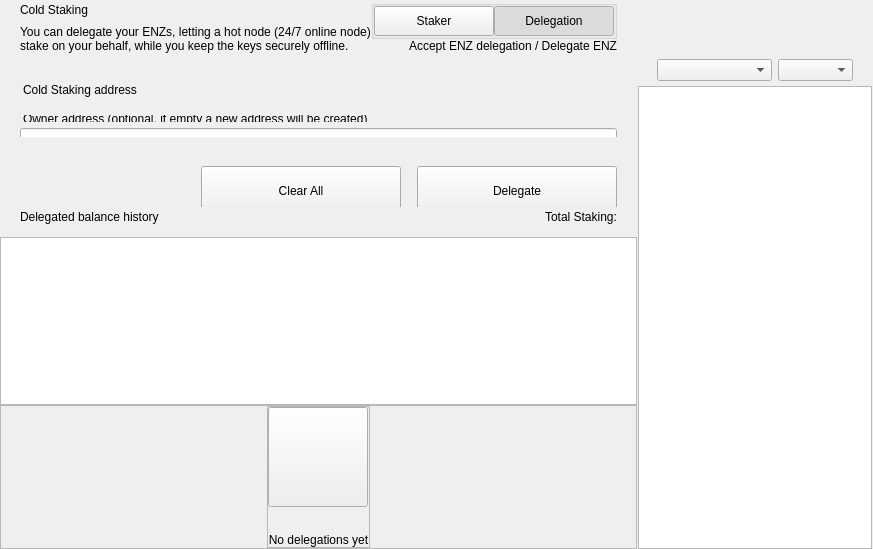
<?xml version="1.0" encoding="UTF-8"?>
<ui version="4.0">
 <class>ColdStakingWidget</class>
 <widget class="QWidget" name="ColdStakingWidget">
  <property name="geometry">
   <rect>
    <x>0</x>
    <y>0</y>
    <width>629</width>
    <height>549</height>
   </rect>
  </property>
  <property name="windowTitle">
   <string>Form</string>
  </property>
  <layout class="QHBoxLayout" name="horizontalLayout_1" stretch="2,1">
   <property name="spacing">
    <number>0</number>
   </property>
   <property name="leftMargin">
    <number>0</number>
   </property>
   <property name="topMargin">
    <number>0</number>
   </property>
   <property name="rightMargin">
    <number>0</number>
   </property>
   <property name="bottomMargin">
    <number>0</number>
   </property>
   <item>
    <widget class="QWidget" name="left" native="true">
     <layout class="QVBoxLayout" name="verticalLayout_3">
      <property name="leftMargin">
       <number>0</number>
      </property>
      <property name="topMargin">
       <number>0</number>
      </property>
      <property name="rightMargin">
       <number>0</number>
      </property>
      <property name="bottomMargin">
       <number>0</number>
      </property>
      <item>
       <layout class="QVBoxLayout" name="verticalLayout_2">
        <property name="spacing">
         <number>0</number>
        </property>
        <item>
         <layout class="QVBoxLayout" name="verticalLayoutTop">
          <property name="spacing">
           <number>0</number>
          </property>
          <property name="leftMargin">
           <number>0</number>
          </property>
          <property name="rightMargin">
           <number>0</number>
          </property>
          <item>
           <widget class="QWidget" name="containerTitle" native="true">
            <property name="sizePolicy">
             <sizepolicy hsizetype="Preferred" vsizetype="Minimum">
              <horstretch>0</horstretch>
              <verstretch>0</verstretch>
             </sizepolicy>
            </property>
            <property name="maximumSize">
             <size>
              <width>16777215</width>
              <height>100</height>
             </size>
            </property>
            <layout class="QHBoxLayout" name="containerTitleLayout">
             <property name="spacing">
              <number>0</number>
             </property>
             <property name="leftMargin">
              <number>20</number>
             </property>
             <property name="topMargin">
              <number>0</number>
             </property>
             <property name="rightMargin">
              <number>20</number>
             </property>
             <property name="bottomMargin">
              <number>0</number>
             </property>
             <item>
              <layout class="QVBoxLayout" name="verticalLayout11">
               <property name="spacing">
                <number>5</number>
               </property>
               <item>
                <widget class="QLabel" name="labelTitle">
                 <property name="text">
                  <string>Cold Staking</string>
                 </property>
                </widget>
               </item>
               <item>
                <widget class="QLabel" name="labelSubtitle1">
                 <property name="maximumSize">
                  <size>
                   <width>16777215</width>
                   <height>16777215</height>
                  </size>
                 </property>
                 <property name="text">
                  <string>You can delegate your ENZs, letting a hot node (24/7 online node)
stake on your behalf, while you keep the keys securely offline.</string>
                 </property>
                </widget>
               </item>
              </layout>
             </item>
             <item>
              <spacer name="horizontalSpacer">
               <property name="orientation">
                <enum>Qt::Horizontal</enum>
               </property>
               <property name="sizeHint" stdset="0">
                <size>
                 <width>40</width>
                 <height>20</height>
                </size>
               </property>
              </spacer>
             </item>
             <item>
              <widget class="QWidget" name="containerViewPrivacyChecks" native="true">
               <layout class="QVBoxLayout" name="containerPrivacyChecks">
                <property name="spacing">
                 <number>0</number>
                </property>
                <property name="leftMargin">
                 <number>0</number>
                </property>
                <property name="topMargin">
                 <number>0</number>
                </property>
                <property name="rightMargin">
                 <number>0</number>
                </property>
                <property name="bottomMargin">
                 <number>0</number>
                </property>
                <item alignment="Qt::AlignHCenter|Qt::AlignVCenter">
                 <widget class="QGroupBox" name="groupBox">
                  <property name="title">
                   <string/>
                  </property>
                  <layout class="QHBoxLayout" name="horizontalLayout_2_1">
                   <property name="spacing">
                    <number>0</number>
                   </property>
                   <property name="leftMargin">
                    <number>0</number>
                   </property>
                   <property name="topMargin">
                    <number>0</number>
                   </property>
                   <property name="rightMargin">
                    <number>0</number>
                   </property>
                   <property name="bottomMargin">
                    <number>0</number>
                   </property>
                   <item>
                    <widget class="QPushButton" name="pushLeft">
                     <property name="minimumSize">
                      <size>
                       <width>120</width>
                       <height>30</height>
                      </size>
                     </property>
                     <property name="maximumSize">
                      <size>
                       <width>120</width>
                       <height>30</height>
                      </size>
                     </property>
                     <property name="focusPolicy">
                      <enum>Qt::NoFocus</enum>
                     </property>
                     <property name="text">
                      <string>Staker</string>
                     </property>
                     <property name="checkable">
                      <bool>true</bool>
                     </property>
                     <property name="autoExclusive">
                      <bool>true</bool>
                     </property>
                    </widget>
                   </item>
                   <item>
                    <widget class="QPushButton" name="pushRight">
                     <property name="minimumSize">
                      <size>
                       <width>120</width>
                       <height>30</height>
                      </size>
                     </property>
                     <property name="maximumSize">
                      <size>
                       <width>120</width>
                       <height>30</height>
                      </size>
                     </property>
                     <property name="focusPolicy">
                      <enum>Qt::NoFocus</enum>
                     </property>
                     <property name="text">
                      <string>Delegation</string>
                     </property>
                     <property name="checkable">
                      <bool>true</bool>
                     </property>
                     <property name="checked">
                      <bool>true</bool>
                     </property>
                     <property name="autoExclusive">
                      <bool>true</bool>
                     </property>
                    </widget>
                   </item>
                  </layout>
                 </widget>
                </item>
                <item alignment="Qt::AlignTop">
                 <widget class="QLabel" name="labelSubtitle2">
                  <property name="text">
                   <string>Accept ENZ delegation / Delegate ENZ</string>
                  </property>
                  <property name="alignment">
                   <set>Qt::AlignRight|Qt::AlignTrailing|Qt::AlignVCenter</set>
                  </property>
                 </widget>
                </item>
               </layout>
              </widget>
             </item>
            </layout>
           </widget>
          </item>
          <item>
           <spacer name="verticalSpacer_2">
            <property name="orientation">
             <enum>Qt::Vertical</enum>
            </property>
            <property name="sizeType">
             <enum>QSizePolicy::Fixed</enum>
            </property>
            <property name="sizeHint" stdset="0">
             <size>
              <width>20</width>
              <height>30</height>
             </size>
            </property>
           </spacer>
          </item>
          <item>
           <widget class="QWidget" name="containerSend" native="true">
            <property name="minimumSize">
             <size>
              <width>0</width>
              <height>50</height>
             </size>
            </property>
            <layout class="QVBoxLayout" name="containerSendRow">
             <property name="spacing">
              <number>6</number>
             </property>
             <property name="leftMargin">
              <number>0</number>
             </property>
             <property name="topMargin">
              <number>0</number>
             </property>
             <property name="rightMargin">
              <number>0</number>
             </property>
             <property name="bottomMargin">
              <number>0</number>
             </property>
             <item>
              <widget class="QLabel" name="labelEditTitle">
               <property name="maximumSize">
                <size>
                 <width>16777215</width>
                 <height>30</height>
                </size>
               </property>
               <property name="styleSheet">
                <string notr="true">padding-left:20px; padding-bottom:3px;</string>
               </property>
               <property name="text">
                <string>Cold Staking address</string>
               </property>
              </widget>
             </item>
             <item>
              <spacer name="verticalSpacer_6">
               <property name="orientation">
                <enum>Qt::Vertical</enum>
               </property>
               <property name="sizeType">
                <enum>QSizePolicy::Fixed</enum>
               </property>
               <property name="sizeHint" stdset="0">
                <size>
                 <width>20</width>
                 <height>9</height>
                </size>
               </property>
              </spacer>
             </item>
             <item>
              <widget class="QWidget" name="containerOwner" native="true">
               <layout class="QVBoxLayout" name="vContainerOwner">
                <property name="spacing">
                 <number>4</number>
                </property>
                <property name="leftMargin">
                 <number>20</number>
                </property>
                <property name="topMargin">
                 <number>0</number>
                </property>
                <property name="rightMargin">
                 <number>20</number>
                </property>
                <property name="bottomMargin">
                 <number>0</number>
                </property>
                <item>
                 <widget class="QLabel" name="labelSubtitleDescription">
                  <property name="maximumSize">
                   <size>
                    <width>16777215</width>
                    <height>20</height>
                   </size>
                  </property>
                  <property name="styleSheet">
                   <string notr="true">margin-bottom:2px;
                   margin-left:0.05px;
                   padding:0px;</string>
                  </property>
                  <property name="text">
                   <string>Owner address (optional, if empty a new address will be created)</string>
                  </property>
                 </widget>
                </item>
                <item>
                 <widget class="QLineEdit" name="lineEditOwnerAddress">
                  <property name="minimumSize">
                   <size>
                    <width>0</width>
                    <height>50</height>
                   </size>
                  </property>
                  <property name="maximumSize">
                   <size>
                    <width>16777215</width>
                    <height>50</height>
                   </size>
                  </property>
                  <property name="styleSheet">
                   <string notr="true"/>
                  </property>
                  <property name="placeholderText">
                   <string>Enter owner address</string>
                  </property>
                 </widget>
                </item>
               </layout>
              </widget>
             </item>
            </layout>
           </widget>
          </item>
         </layout>
        </item>
        <item>
         <spacer name="verticalSpacer_3">
          <property name="orientation">
           <enum>Qt::Vertical</enum>
          </property>
          <property name="sizeType">
           <enum>QSizePolicy::Minimum</enum>
          </property>
          <property name="sizeHint" stdset="0">
           <size>
            <width>20</width>
            <height>20</height>
           </size>
          </property>
         </spacer>
        </item>
        <item>
         <widget class="QWidget" name="containerBtn" native="true">
          <property name="minimumSize">
           <size>
            <width>0</width>
            <height>50</height>
           </size>
          </property>
          <layout class="QHBoxLayout" name="horizontalLayout">
           <property name="rightMargin">
            <number>20</number>
           </property>
           <item>
            <spacer name="horizontalSpacer_2">
             <property name="orientation">
              <enum>Qt::Horizontal</enum>
             </property>
             <property name="sizeHint" stdset="0">
              <size>
               <width>200</width>
               <height>20</height>
              </size>
             </property>
            </spacer>
           </item>
           <item>
            <layout class="QHBoxLayout" name="horizontalLayout_7">
             <item>
              <spacer name="horizontalSpacer_3">
               <property name="orientation">
                <enum>Qt::Horizontal</enum>
               </property>
               <property name="sizeType">
                <enum>QSizePolicy::Expanding</enum>
               </property>
               <property name="sizeHint" stdset="0">
                <size>
                 <width>40</width>
                 <height>20</height>
                </size>
               </property>
              </spacer>
             </item>
             <item>
              <widget class="QPushButton" name="pushButtonClear">
               <property name="minimumSize">
                <size>
                 <width>200</width>
                 <height>50</height>
                </size>
               </property>
               <property name="focusPolicy">
                <enum>Qt::NoFocus</enum>
               </property>
               <property name="text">
                <string>Clear All</string>
               </property>
              </widget>
             </item>
             <item>
              <spacer name="horizontalSpacer_4">
               <property name="orientation">
                <enum>Qt::Horizontal</enum>
               </property>
               <property name="sizeType">
                <enum>QSizePolicy::Fixed</enum>
               </property>
               <property name="sizeHint" stdset="0">
                <size>
                 <width>10</width>
                 <height>20</height>
                </size>
               </property>
              </spacer>
             </item>
             <item>
              <widget class="QPushButton" name="pushButtonSend">
               <property name="minimumSize">
                <size>
                 <width>200</width>
                 <height>50</height>
                </size>
               </property>
               <property name="maximumSize">
                <size>
                 <width>200</width>
                 <height>50</height>
                </size>
               </property>
               <property name="focusPolicy">
                <enum>Qt::NoFocus</enum>
               </property>
               <property name="text">
                <string>Delegate</string>
               </property>
              </widget>
             </item>
            </layout>
           </item>
          </layout>
         </widget>
        </item>
        <item>
         <widget class="QWidget" name="containerHistoryLabel" native="true">
          <layout class="QHBoxLayout" name="horizontalLayout_4">
           <property name="spacing">
            <number>0</number>
           </property>
           <property name="leftMargin">
            <number>20</number>
           </property>
           <property name="topMargin">
            <number>0</number>
           </property>
           <property name="rightMargin">
            <number>20</number>
           </property>
           <property name="bottomMargin">
            <number>0</number>
           </property>
           <item>
            <widget class="QWidget" name="verticalWidget" native="true">
             <property name="minimumSize">
              <size>
               <width>100</width>
               <height>0</height>
              </size>
             </property>
             <layout class="QVBoxLayout" name="verticalLayout_58">
              <property name="leftMargin">
               <number>0</number>
              </property>
              <property name="topMargin">
               <number>0</number>
              </property>
              <property name="rightMargin">
               <number>0</number>
              </property>
              <property name="bottomMargin">
               <number>0</number>
              </property>
              <item>
               <widget class="QLabel" name="labelListHistory">
                <property name="text">
                 <string>Delegated balance history</string>
                </property>
               </widget>
              </item>
             </layout>
            </widget>
           </item>
           <item>
            <spacer name="horizontalSpacer_5">
             <property name="orientation">
              <enum>Qt::Horizontal</enum>
             </property>
             <property name="sizeHint" stdset="0">
              <size>
               <width>40</width>
               <height>20</height>
              </size>
             </property>
            </spacer>
           </item>
           <item>
            <widget class="QLabel" name="labelStakingTotal">
             <property name="text">
              <string>Total Staking:</string>
             </property>
            </widget>
           </item>
          </layout>
         </widget>
        </item>
        <item>
         <layout class="QVBoxLayout" name="verticalLayout_64">
          <property name="spacing">
           <number>0</number>
          </property>
          <item>
           <spacer name="verticalSpacer_44">
            <property name="orientation">
             <enum>Qt::Vertical</enum>
            </property>
            <property name="sizeType">
             <enum>QSizePolicy::Fixed</enum>
            </property>
            <property name="sizeHint" stdset="0">
             <size>
              <width>20</width>
              <height>10</height>
             </size>
            </property>
           </spacer>
          </item>
          <item>
           <widget class="QListView" name="listView">
            <property name="enabled">
             <bool>true</bool>
            </property>
            <property name="mouseTracking">
             <bool>true</bool>
            </property>
           </widget>
          </item>
          <item>
           <widget class="QFrame" name="emptyContainer">
            <property name="minimumSize">
             <size>
              <width>0</width>
              <height>100</height>
             </size>
            </property>
            <property name="frameShape">
             <enum>QFrame::StyledPanel</enum>
            </property>
            <property name="frameShadow">
             <enum>QFrame::Raised</enum>
            </property>
            <layout class="QVBoxLayout" name="verticalLayout_71" stretch="1,8">
             <property name="spacing">
              <number>0</number>
             </property>
             <property name="leftMargin">
              <number>0</number>
             </property>
             <property name="topMargin">
              <number>0</number>
             </property>
             <property name="rightMargin">
              <number>0</number>
             </property>
             <property name="bottomMargin">
              <number>0</number>
             </property>
             <item>
              <spacer name="verticalSpacer">
               <property name="orientation">
                <enum>Qt::Vertical</enum>
               </property>
               <property name="sizeHint" stdset="0">
                <size>
                 <width>20</width>
                 <height>20</height>
                </size>
               </property>
              </spacer>
             </item>
             <item alignment="Qt::AlignHCenter|Qt::AlignVCenter">
              <widget class="QFrame" name="emptyScreen">
               <property name="sizePolicy">
                <sizepolicy hsizetype="Expanding" vsizetype="Expanding">
                 <horstretch>0</horstretch>
                 <verstretch>0</verstretch>
                </sizepolicy>
               </property>
               <property name="frameShape">
                <enum>QFrame::StyledPanel</enum>
               </property>
               <property name="frameShadow">
                <enum>QFrame::Raised</enum>
               </property>
               <layout class="QVBoxLayout" name="verticalLayout">
                <property name="spacing">
                 <number>30</number>
                </property>
                <property name="leftMargin">
                 <number>0</number>
                </property>
                <property name="topMargin">
                 <number>0</number>
                </property>
                <property name="rightMargin">
                 <number>0</number>
                </property>
                <property name="bottomMargin">
                 <number>0</number>
                </property>
                <item alignment="Qt::AlignHCenter|Qt::AlignVCenter">
                 <widget class="QPushButton" name="pushImgEmpty">
                  <property name="minimumSize">
                   <size>
                    <width>100</width>
                    <height>100</height>
                   </size>
                  </property>
                  <property name="maximumSize">
                   <size>
                    <width>100</width>
                    <height>100</height>
                   </size>
                  </property>
                  <property name="focusPolicy">
                   <enum>Qt::NoFocus</enum>
                  </property>
                  <property name="text">
                   <string/>
                  </property>
                  <property name="iconSize">
                   <size>
                    <width>100</width>
                    <height>100</height>
                   </size>
                  </property>
                 </widget>
                </item>
                <item alignment="Qt::AlignHCenter|Qt::AlignVCenter">
                 <widget class="QLabel" name="labelEmpty">
                  <property name="styleSheet">
                   <string notr="true"/>
                  </property>
                  <property name="text">
                   <string>No delegations yet</string>
                  </property>
                  <property name="alignment">
                   <set>Qt::AlignCenter</set>
                  </property>
                 </widget>
                </item>
               </layout>
              </widget>
             </item>
            </layout>
           </widget>
          </item>
         </layout>
        </item>
       </layout>
      </item>
     </layout>
    </widget>
   </item>
   <item>
    <widget class="QWidget" name="right" native="true">
     <layout class="QVBoxLayout" name="rightContainer">
      <property name="spacing">
       <number>0</number>
      </property>
      <property name="leftMargin">
       <number>1</number>
      </property>
      <property name="topMargin">
       <number>0</number>
      </property>
      <property name="rightMargin">
       <number>1</number>
      </property>
      <property name="bottomMargin">
       <number>0</number>
      </property>
      <item>
       <widget class="QWidget" name="containerRightButtons" native="true">
        <property name="minimumSize">
         <size>
          <width>0</width>
          <height>50</height>
         </size>
        </property>
        <layout class="QVBoxLayout" name="verticalLayout_4">
         <property name="leftMargin">
          <number>19</number>
         </property>
         <property name="topMargin">
          <number>0</number>
         </property>
         <property name="rightMargin">
          <number>19</number>
         </property>
         <property name="bottomMargin">
          <number>0</number>
         </property>
         <item>
          <widget class="OptionButton" name="btnCoinControl" native="true">
           <property name="minimumSize">
            <size>
             <width>0</width>
             <height>0</height>
            </size>
           </property>
          </widget>
         </item>
         <item>
          <widget class="OptionButton" name="btnColdStaking" native="true"/>
         </item>
         <item>
          <widget class="OptionButton" name="btnMyStakingAddresses" native="true">
           <property name="sizePolicy">
            <sizepolicy hsizetype="Preferred" vsizetype="Minimum">
             <horstretch>0</horstretch>
             <verstretch>0</verstretch>
            </sizepolicy>
           </property>
          </widget>
         </item>
        </layout>
       </widget>
      </item>
      <item>
       <widget class="QWidget" name="sortWidget" native="true">
        <layout class="QHBoxLayout" name="horizontalLayout_6">
         <property name="leftMargin">
          <number>19</number>
         </property>
         <property name="rightMargin">
          <number>19</number>
         </property>
         <property name="bottomMargin">
          <number>5</number>
         </property>
         <item>
          <spacer name="horizontalSpacer_6">
           <property name="orientation">
            <enum>Qt::Horizontal</enum>
           </property>
           <property name="sizeHint" stdset="0">
            <size>
             <width>40</width>
             <height>20</height>
            </size>
           </property>
          </spacer>
         </item>
         <item>
          <widget class="QComboBox" name="comboBoxSort">
           <property name="sizePolicy">
            <sizepolicy hsizetype="Preferred" vsizetype="Fixed">
             <horstretch>0</horstretch>
             <verstretch>0</verstretch>
            </sizepolicy>
           </property>
           <property name="minimumSize">
            <size>
             <width>115</width>
             <height>0</height>
            </size>
           </property>
          </widget>
         </item>
         <item>
          <widget class="QComboBox" name="comboBoxSortOrder">
           <property name="sizePolicy">
            <sizepolicy hsizetype="Preferred" vsizetype="Fixed">
             <horstretch>0</horstretch>
             <verstretch>0</verstretch>
            </sizepolicy>
           </property>
           <property name="minimumSize">
            <size>
             <width>75</width>
             <height>0</height>
            </size>
           </property>
          </widget>
         </item>
        </layout>
       </widget>
      </item>
      <item>
       <widget class="QListView" name="listViewStakingAddress">
        <property name="enabled">
         <bool>true</bool>
        </property>
        <property name="mouseTracking">
         <bool>true</bool>
        </property>
       </widget>
      </item>
     </layout>
    </widget>
   </item>
  </layout>
 </widget>
 <customwidgets>
  <customwidget>
   <class>OptionButton</class>
   <extends>QWidget</extends>
   <header>qt/enzo/optionbutton.h</header>
   <container>1</container>
  </customwidget>
 </customwidgets>
 <resources/>
 <connections/>
</ui>
